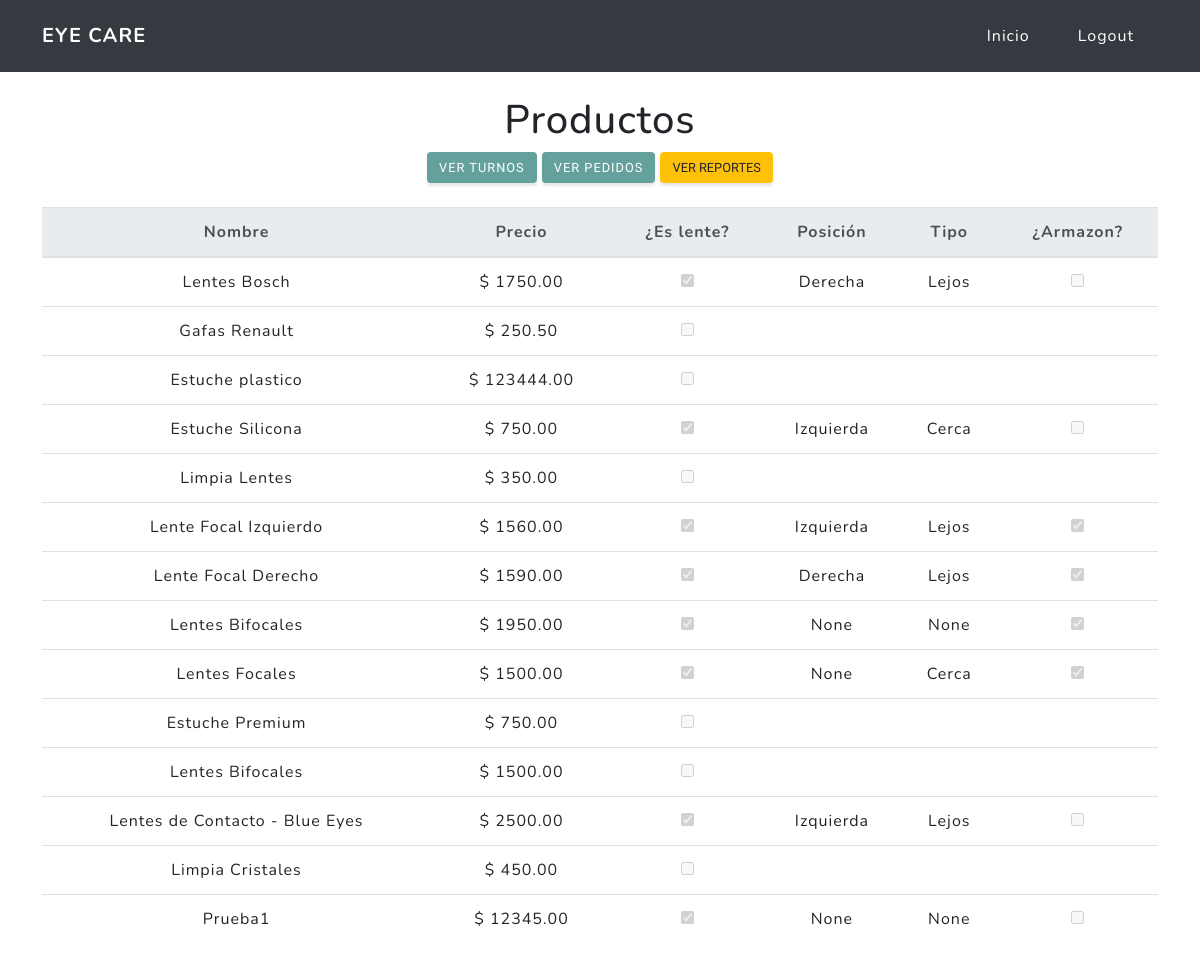
The app's page /gerente/vista_general/catalogo (signed in), older data.
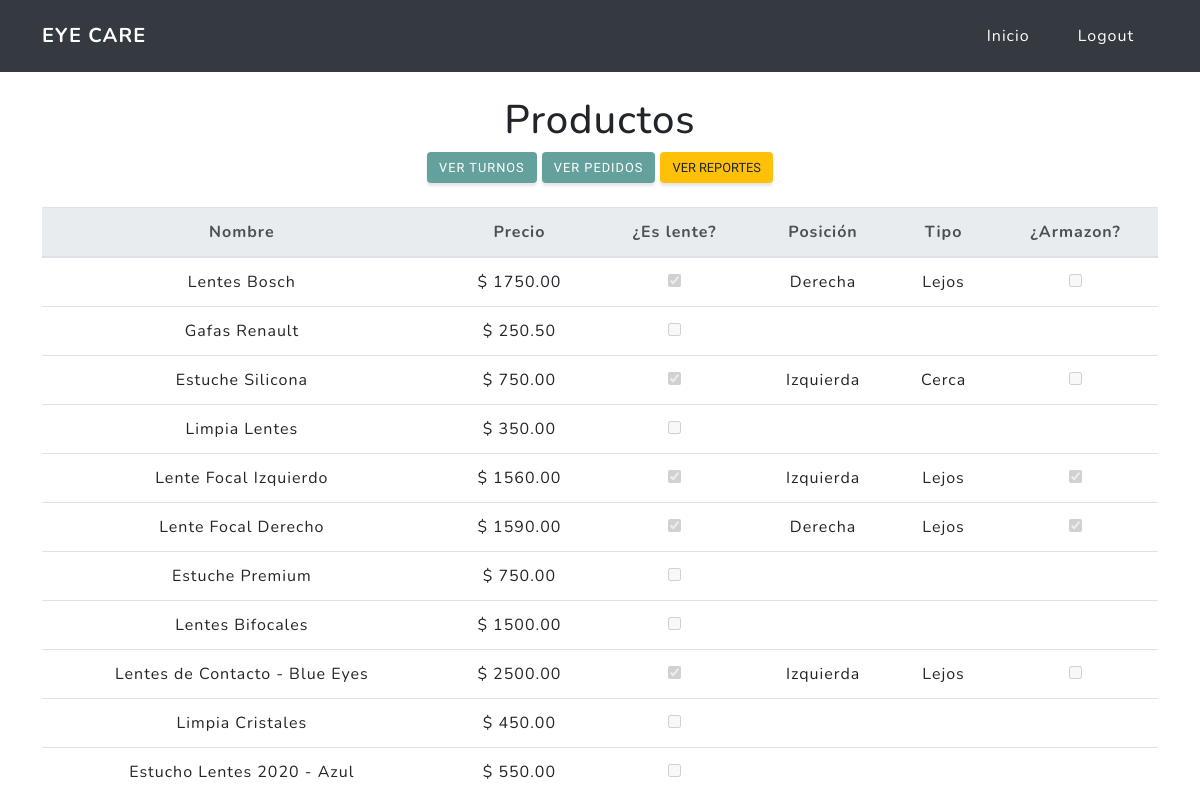
The same page, newer data.
### orders/models.py (models this page shows, shortened)
class Product(models.Model):
    name = models.CharField(max_length=64,
                            verbose_name="Nombre")
    price = models.DecimalField(max_digits=32,
                                decimal_places=2,
                                verbose_name="Precio")
    is_glass = models.BooleanField(verbose_name="Lente", default=False)
    POS = (
        ('IZQ', 'Izquierda'),
        ('DER', 'Derecha'),
    )
    position = models.CharField(verbose_name="Posición",
                                max_length=3,
                                choices=POS,
                                blank=True,
                                null=True)
    TYPE = (
        ('LEJ', 'Lejos'),
        ('CER', 'Cerca'),
    )
    type = models.CharField(verbose_name="Tipo",
                            max_length=3,
                            choices=TYPE,
                            blank=True,
                            null=True)
    frame = models.BooleanField(verbose_name="Armazon",
                                blank=True,
                                null=True)
    class Meta:
        verbose_name = "Producto"
        verbose_name_plural = "Productos"

### orders/views.py (the view)
# urls.py: url(r'^gerente/vista_general/catalogo$', group_required('Gerencia')(OverviewProductList.as_view()),
class OverviewProductList(ListView):
    model = Product
    template_name_suffix = "_overview"

### orders/templates/orders/product_overview.html (shortened to what this page needs)
{% extends "index/base.html" %}
{% load static %}
{% block navbar %} {% include "index/logout.html" %}{% endblock %}
{% block custom_imports %}
<link rel="stylesheet" href="//code.jquery.com/ui/1.12.1/themes/base/jquery-ui.css">
<link rel="stylesheet" href="https://cdnjs.cloudflare.com/ajax/libs/font-awesome/4.7.0/css/font-awesome.min.css">
{% endblock %}
{% block content %}
<div class="container mt-4 text-center">
    <h1>Productos</h1>
    <a href="{% url 'appointments:appointments_overview'%}" class="btn btn-primary">Ver Turnos</a>
    <a href="{% url 'orders:orders_overview'%}" class="btn btn-primary">Ver Pedidos</a>
    <button class="btn btn-warning " data-toggle="modal" data-target=".bd-example-modal-sm">Ver Reportes</button>
    <table class="table mt-4">
        <tr>
            <thead class="thead-light">
            <tr>
                <th scope="col">Nombre</th>
                <th scope="col">Precio</th>
                <th scope="col">¿Es lente?</th>
                <th scope="col">Posición</th>
                <th scope="col">Tipo</th>
                <th scope="col">¿Armazon?</th>
            </tr>
            </thead>
            <tbody>
            {% for product in object_list %}
            <tr>
                <td>{{product.name}}</td>
                <td>$ {{product.price}}</td>
                <td><input type="checkbox" {% if product.is_glass %}checked{% endif %} name="published"
                           disabled="false"/></td>
                <td>{% if product.is_glass %} {{product.get_position_display}} {% endif %}</td>
                <td>{% if product.is_glass %} {{product.get_type_display}} {% endif %}</td>
                <td>{% if product.is_glass %} <input type="checkbox" {% if product.frame %}checked{% endif %}
                                                     name="published" disabled="false"/>{% endif %}
                </td>
            </tr>
            {% endfor %}
            </tbody>
        </tr>
    </table>
</div>
<link href="{% static '/css/report_datepicker.css' %}" rel="stylesheet"/>
{% endblock %}

Row changes from the older to the newer data that the page shows:
removed Product: name "Estuche plastico", price "123444.00"
removed Product: name "Lentes Bifocales", price "1950.00", is_glass "☑", position "None", type "None", frame "☑"
removed Product: name "Lentes Focales", price "1500.00", is_glass "☑", position "None", type "Cerca", frame "☑"
removed Product: name "Prueba1", price "12345.00", is_glass "☑", position "None", type "None"
added Product: name "Estucho Lentes 2020 - Azul", price "550.00"
